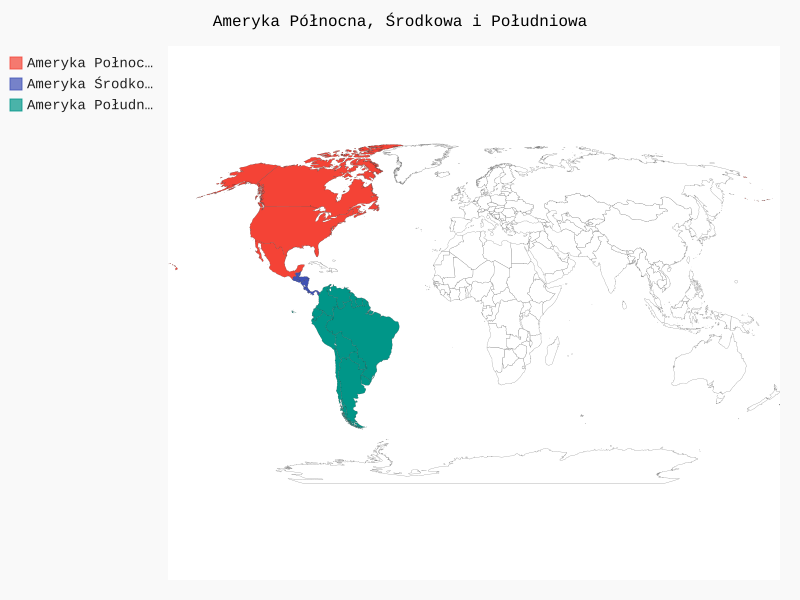

The Python source for this figure:
from pygal_maps_world.maps import World

wm = World()
wm.force_url_protocl = 'http'
wm.title = 'Ameryka Północna, Środkowa i Południowa'

wm.add('Ameryka Połnocna', ['ca', 'mx', 'us'])
wm.add('Ameryka Środkowa', ['bz', 'cr', 'gt', 'hn', 'ni', 'pa', 'sv'])
wm.add('Ameryka Południowa', ['ar', 'bo', 'br', 'cl', 'co', 'ec', 'gf', 'gy', 'pe', 'py', 'sr', 'uy', 've'])

wm.render_to_file('americas.svg')
